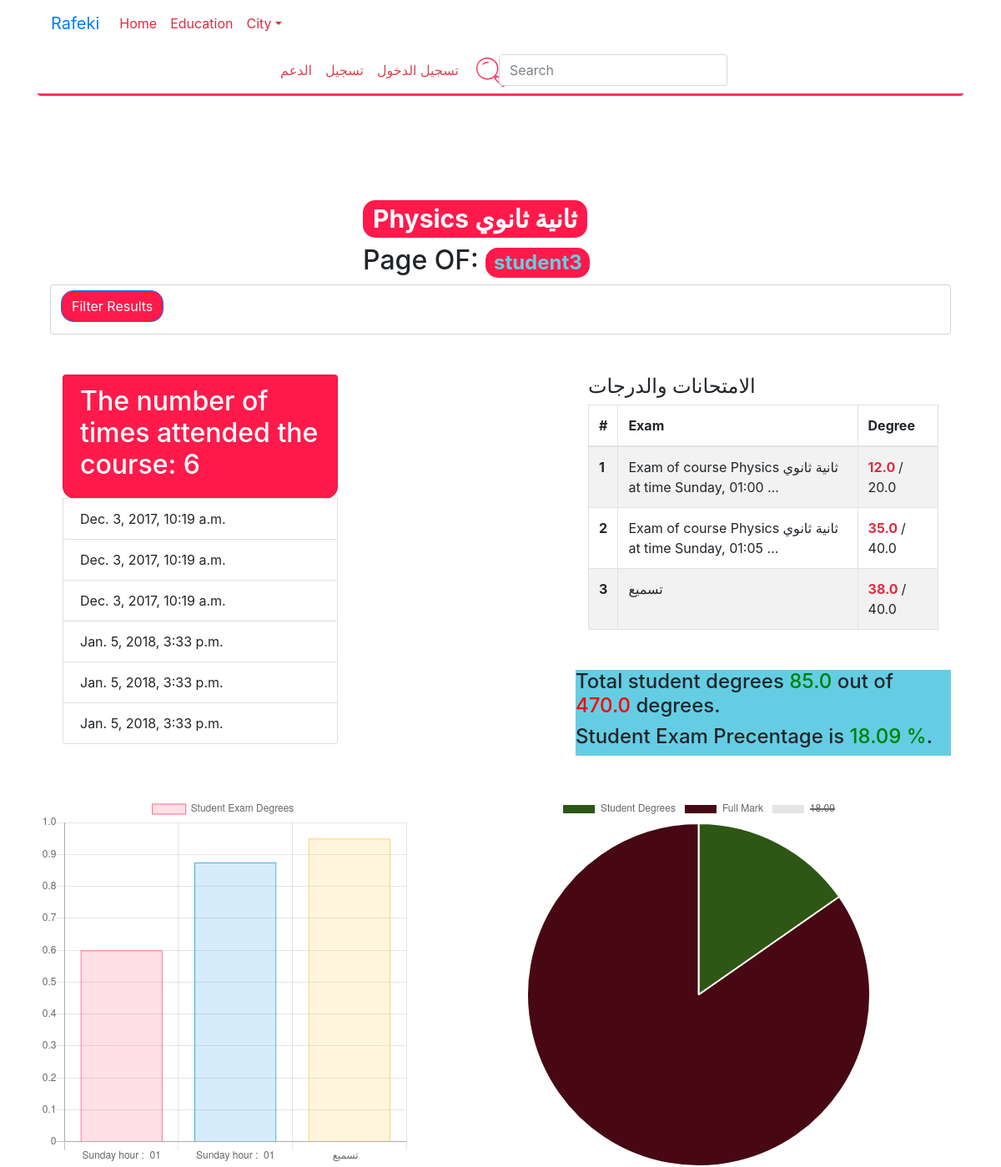
The page /course/6/L5ZKW/ on the database as committed earlier.
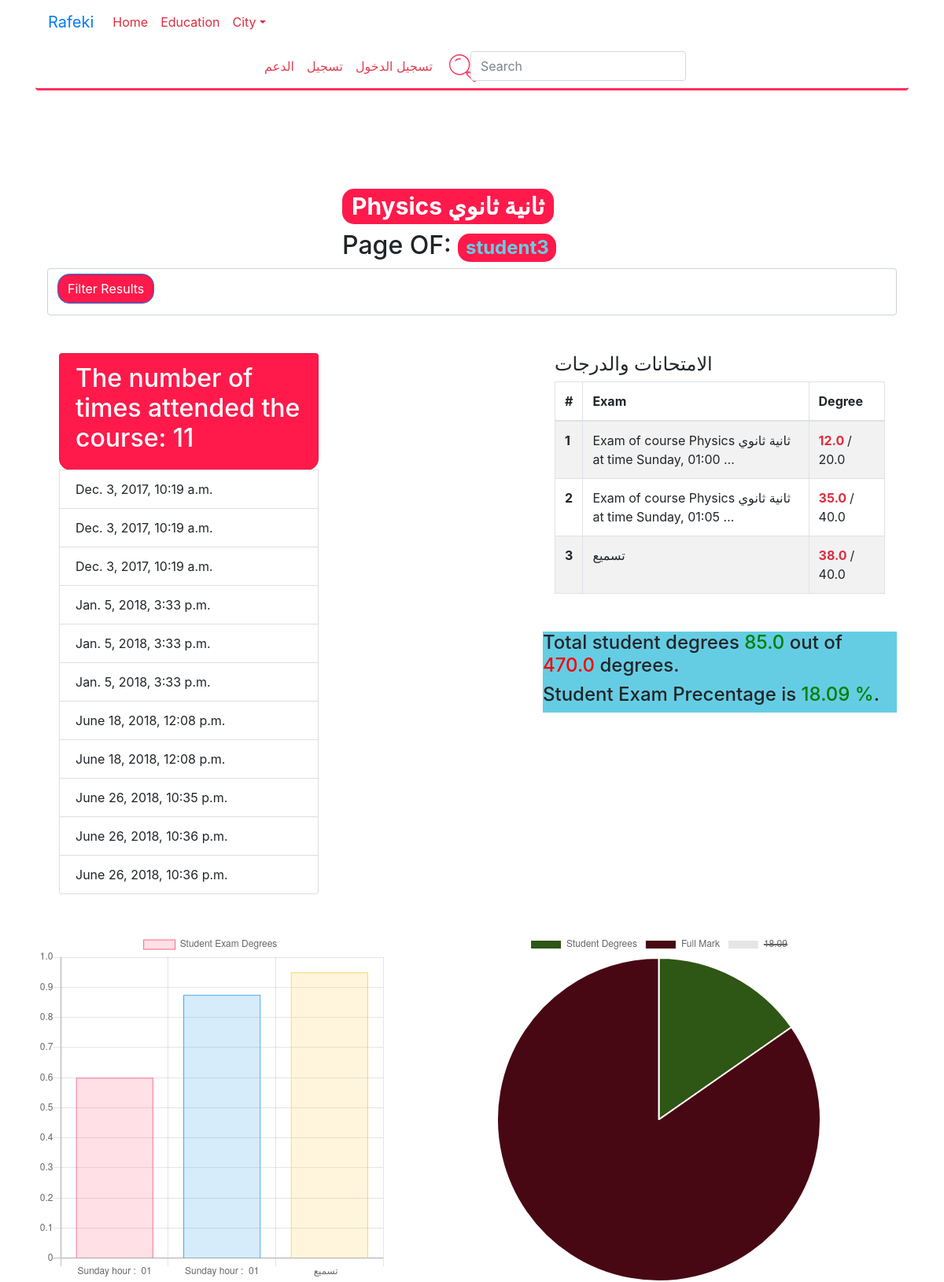
The same page on the database as committed later.
### education/models.py (models this page shows, shortened)
class AttendanceRecord(models.Model):
    course=models.ForeignKey(Course, related_name='attendances')
    student = models.ForeignKey(Student, related_name='attendances')
    attend_time=models.DateTimeField(db_index=True, auto_now_add=True,auto_now=False, editable=True)
    update=models.DateTimeField(auto_now_add=False,auto_now=True, editable=True)

class ExamRecord(models.Model):
    exam=models.ForeignKey(Exam, related_name='examrecords')
    exam_time=models.DateTimeField(db_index=True, auto_now_add=True,auto_now=False, editable=True)
    student_degree=models.FloatField(db_index=True,)
    student=models.ForeignKey(Student, related_name='examrecords')
    objects=ExamRecordManager()
    class Meta:
        unique_together=['exam', 'student']

class Exam(models.Model):
    course=models.ForeignKey(Course, related_name='exams')
    name=models.CharField(max_length=60, null=True, blank=True)
    exam_time=models.DateTimeField(db_index=True, auto_now_add=True,auto_now=False, editable=True)
    max_mark=models.FloatField()
    def __str__(self):
        if self.name:
            return self.name
        return 'Exam of course '+str(self.course.name)+' at time '+(self.exam_time).strftime('%A,  %I:%M %p, %d, %B')

class Course(models.Model):
    years=(
        ('a', 'اولي اعدادي'),
        ('b', 'ثانية اعدادي'),
        ('c', 'ثالتة اعدادي'),
        ('d', 'اولي ثانوي'),
        ('e', 'ثانية ثانوي'),
        ('f', 'ثالثة ثانوي'),
        ('g', 'اخري'),
    )
    name=models.CharField(max_length=50, null=False)
    photo = models.ImageField(blank=True)
    groups=models.TextField(null=True)
    school=models.ForeignKey(School)
    year=models.CharField(max_length=30,choices=years)
    student=models.ManyToManyField(Student , related_name='courses')

### education/views.py (the view)
# urls.py: url(r'^course/(?P<course_pk>\d+)/(?P<student_code>\w+)/', views.StudentCourseInfoView.as_view(),name='student_course_info'),
class StudentCourseInfoView(TemplateView):
    template_name = 'student_course_info.html'
    def get_context_data(self, **kwargs):
        context=super().get_context_data(**kwargs)
        context['course']=course=get_object_or_404(Course, pk=self.kwargs['course_pk'])
        context['student']=student = get_object_or_404(Student, code=self.kwargs['student_code'])
        context['attendances']=AttendanceRecord.objects.filter(course=course, student=student)
        context['exams']=exams=Exam.objects.filter(course=course)
        context['records']=ExamRecord.objects.filter(student=student).filter(
            exam__course=course)
        return context

### education/managers.py (called while the page is built)
    def for_student(self, student_pk):
        return self.filter(student__pk=student_pk)

    def for_course(self, course_pk):
        return self.filter(exam__course__pk=course_pk)

    def get_queryset(self):
        return ExamRecordsQuerySet(self.model, using=self._db)  # Important!

    def for_student(self, student_pk):
        return self.get_queryset().for_student(student_pk)

### education/models.py (called while the page is built)
    def __str__(self):
        return self.user.username

### education/templatetags/education_filters.py (called while the page is built)
@register.simple_tag
def student_course_exams_progress(student, course):
	total_exams=Exam.objects.filter(course=course).aggregate(
		max_degree=Sum('max_mark'))['max_degree']
	total_student=ExamRecord.objects.for_student(
		student.pk).for_course(course.pk).aggregate(
		student_degree=Sum('student_degree'))['student_degree']
	if total_student!=None:
		precentage=float("{0:.2f}".format(total_student/total_exams *100))
	else:
		precentage=0
		total_student=0
	return {
		'exams':total_exams,
	 	'student':total_student,
	 	'precentage':precentage
	}

### education/templates/student_course_info.html (shortened to what this page needs)
{% extends 'base.html'%}
{% load education_filters %}
{% block body %}
<br>
<div   class="container">
	<div class="row mt-5">
		<div class="col-4 mx-auto">
			<h1><span class="badge badge-primary">{{ course.name }}</span></h1>
			<h2>  Page OF: <span class="badge badge-primary" style="color: rgb(101,205,227);">{{ student }}</span></h2>
		</div>
	</div>
	<div class="row">
		<form method="get" class="form-control">
			<button class="btn btn-primary mb-2" type="submit">Filter Results</button>
		</form>
	</div>
	<div class="row mt-5">
		<div class="col-4">
			<ul class="list-group">
			<li class="list-group-item badge-primary"><h2>The number of times attended the course: {{ attendances.count }}</h2></li>
			{% for attendance in attendances %}
			<li class="list-group-item">{{ attendance.attend_time }}</li>
			{% endfor %}
        </ul>
		</div>
        <div class="col-5 ml-auto ">
            <h4 class="mx-auto">الامتحانات والدرجات</h4>
            <table class="table table-striped table-bordered table-hover table-inverse">
              <thead>
                <tr>
                  <th scope="col">#</th>
                  <th scope="col">Exam</th>
                  <th scope="col">Degree</th>
                </tr>
              </thead>
              <tbody>
               {% for record in records %}
                <tr>
                  <th scope="row">{{ forloop.counter }}</th>
                  <td>{{record.exam|truncatechars:60}}</td>
                    <td> <span class="font-weight-bold" style="color: #dd2d41"> {{ record.student_degree }} </span>/ {{record.exam.max_mark}} </td>
                </tr>
                {% endfor %}
              </tbody>
            </table>
			{% student_course_exams_progress student course as exam_progress %}
			<div class="row mt-5" style="background-color: rgb(101,205,227); "><h4>Total student degrees <span style="color: green">{{ exam_progress.student }}</span>  out of <span style="color: red">{{ exam_progress.exams }} </span>degrees.</h4>
			<h4>Student Exam Precentage is <span style="color: green">{{ exam_progress.precentage }} %</span>.</h4></div>
			</div>
		</div>
	</div>
</div>
<div class="row mt-5">
<div class="col-5">
<canvas id="student_exam_chart" width="400" height="400"></canvas>
</div>
<div class="col-5 offset-md-1">
<canvas id="student_attendance_chart" width="400" height="400"></canvas>
</div>
</div>
<script>
var ctx = document.getElementById("student_attendance_chart").getContext('2d');
{% student_course_exams_progress student course as exam_progress %}
var mydata={{ exam_progress|safe }}
var myChart = new Chart(ctx, {
    type: 'pie',
    data: {
        labels: ['Student Degrees', 'Full Mark' ,mydata.precentage],
        datasets: [{
            label: '# of Votes',
            data: [mydata.student, mydata.exams],
            backgroundColor:['rgba(46.3, 86.3, 20.4)',
            'rgba(71.4, 7.5, 18.8)'
        ]
        }]
    }
});
</script>
<script>
var ctx = document.getElementById("student_exam_chart").getContext('2d');
{% student_chart_exams_data student.code course.pk as exam_chart_data %}
var mydata={{ exam_chart_data|safe }}
var myChart = new Chart(ctx, {
    type: 'bar',
    data: {
        labels: mydata.labels,
        datasets: [{
            label: 'Student Exam Degrees',
            data: mydata.data,
            backgroundColor: [
                'rgba(255, 99, 132, 0.2)',
                'rgba(54, 162, 235, 0.2)',
                'rgba(255, 206, 86, 0.2)',
                'rgba(75, 192, 192, 0.2)',
                'rgba(153, 102, 255, 0.2)',
                'rgba(255, 159, 64, 0.2)'
            ],
            borderColor: [
                'rgba(255,99,132,1)',
                'rgba(54, 162, 235, 1)',
                'rgba(255, 206, 86, 1)',
                'rgba(75, 192, 192, 1)',
                'rgba(153, 102, 255, 1)',
                'rgba(255, 159, 64, 1)'
            ],
            borderWidth: 1
        }]
    },
    options: {
        scales: {
            yAxes: [{
                ticks: {
                    beginAtZero:true
                }
            }]
        }
    }
});
</script>
{% endblock %}

Rows that differ between the two databases and show on the page:
added AttendanceRecord: attend_time "June 18, 2018, 12:08 p.m."
added AttendanceRecord: attend_time "June 18, 2018, 12:08 p.m."
added AttendanceRecord: attend_time "June 26, 2018, 10:35 p.m."
added AttendanceRecord: attend_time "June 26, 2018, 10:36 p.m."
added AttendanceRecord: attend_time "June 26, 2018, 10:36 p.m."
Other text that changed with them:
{{ attendances.count }}: "6" → "11"
